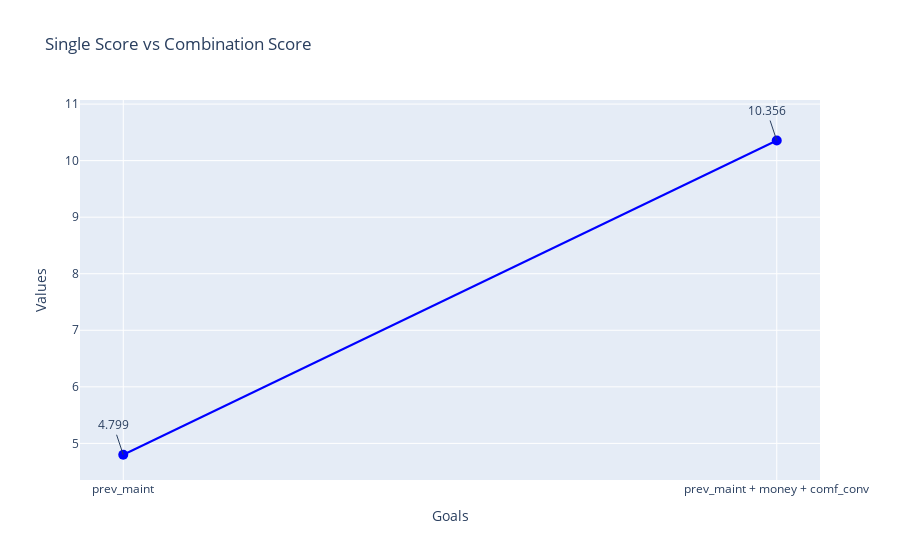

Write notebook code for a chart like this one.
### Code cell
import plotly.graph_objects as go

# Define the data
numbers = [4.799, 10.356]
labels = ['prev_maint', 'prev_maint + money + comf_conv']

# Create a line chart
fig = go.Figure(data=go.Scatter(x=labels, y=numbers, mode='lines+markers', line=dict(color='blue'), marker=dict(symbol='circle', size=10)))
fig.update_layout(title='Single Score vs Combination Score',
                  xaxis_title='Goals',
                  yaxis_title='Values')

# Annotate the data points with their values
for label, number in zip(labels, numbers):
    fig.add_annotation(x=label, y=number, text=f'{number:.3f}', showarrow=True)

# Show the plot
fig.show()

### Figure 1 — Plotly figure (JSON) as saved in the notebook; plotly's stock layout.template omitted (floating-point values rounded to 4 significant figures)
{"data": [{"line": {"color": "blue"}, "marker": {"size": 10, "symbol": "circle"}, "mode": "lines+markers", "type": "scatter", "x": ["prev_maint", "prev_maint + money + comf_conv"], "y": [4.799, 10.36]}], "layout": {"annotations": [{"showarrow": true, "text": "4.799", "x": "prev_maint", "y": 4.799}, {"showarrow": true, "text": "10.356", "x": "prev_maint + money + comf_conv", "y": 10.36}], "title": {"text": "Single Score vs Combination Score"}, "xaxis": {"title": {"text": "Goals"}}, "yaxis": {"title": {"text": "Values"}}}}
